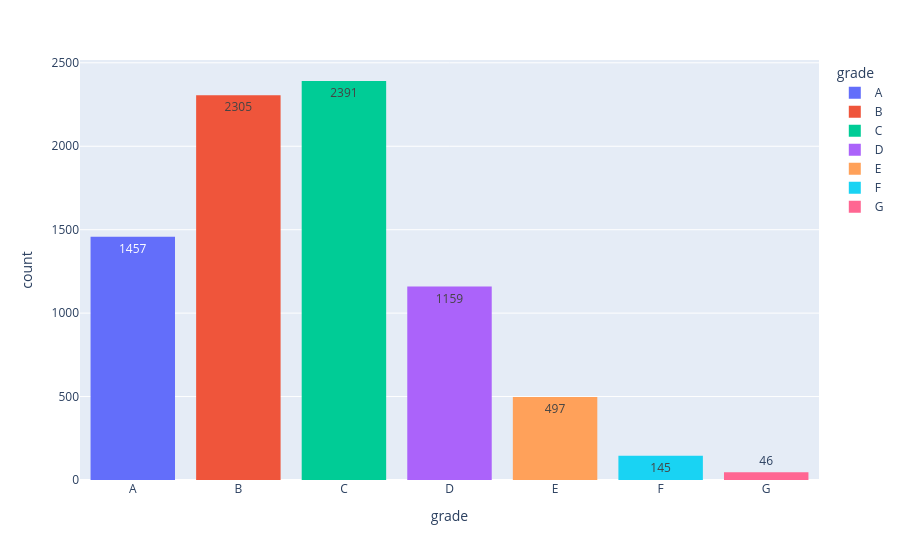

Notebook cell for this chart:
### Code cell
# Plot distribution of target class: grade
fig_grade = px.histogram(
    loan_train_df,
    x="grade",
    color="grade",
    category_orders={"grade": sorted(df_loan["grade"].unique())},
    text_auto=True
)
fig_grade.show()

### Figure 1 — Plotly figure (JSON) as saved in the notebook; plotly's stock layout.template omitted (floating-point values rounded to 4 significant figures; data arrays with more than 128 entries replaced by an {"elided": "..."} marker saying what was removed)
{"data": [{"bingroup": "x", "hovertemplate": "grade=%{x}<br>count=%{y}<extra></extra>", "legendgroup": "A", "marker": {"color": "#636efa", "pattern": {"shape": ""}}, "name": "A", "orientation": "v", "showlegend": true, "texttemplate": "%{value}", "type": "histogram", "x": {"elided": "1457 str values"}, "xaxis": "x", "yaxis": "y"}, {"bingroup": "x", "hovertemplate": "grade=%{x}<br>count=%{y}<extra></extra>", "legendgroup": "B", "marker": {"color": "#EF553B", "pattern": {"shape": ""}}, "name": "B", "orientation": "v", "showlegend": true, "texttemplate": "%{value}", "type": "histogram", "x": {"elided": "2305 str values"}, "xaxis": "x", "yaxis": "y"}, {"bingroup": "x", "hovertemplate": "grade=%{x}<br>count=%{y}<extra></extra>", "legendgroup": "C", "marker": {"color": "#00cc96", "pattern": {"shape": ""}}, "name": "C", "orientation": "v", "showlegend": true, "texttemplate": "%{value}", "type": "histogram", "x": {"elided": "2391 str values"}, "xaxis": "x", "yaxis": "y"}, {"bingroup": "x", "hovertemplate": "grade=%{x}<br>count=%{y}<extra></extra>", "legendgroup": "D", "marker": {"color": "#ab63fa", "pattern": {"shape": ""}}, "name": "D", "orientation": "v", "showlegend": true, "texttemplate": "%{value}", "type": "histogram", "x": {"elided": "1159 str values"}, "xaxis": "x", "yaxis": "y"}, {"bingroup": "x", "hovertemplate": "grade=%{x}<br>count=%{y}<extra></extra>", "legendgroup": "E", "marker": {"color": "#FFA15A", "pattern": {"shape": ""}}, "name": "E", "orientation": "v", "showlegend": true, "texttemplate": "%{value}", "type": "histogram", "x": {"elided": "497 str values"}, "xaxis": "x", "yaxis": "y"}, {"bingroup": "x", "hovertemplate": "grade=%{x}<br>count=%{y}<extra></extra>", "legendgroup": "F", "marker": {"color": "#19d3f3", "pattern": {"shape": ""}}, "name": "F", "orientation": "v", "showlegend": true, "texttemplate": "%{value}", "type": "histogram", "x": {"elided": "145 str values"}, "xaxis": "x", "yaxis": "y"}, {"bingroup": "x", "hovertemplate": "grade=%{x}<br>count=%{y}<extra></extra>", "legendgroup": "G", "marker": {"color": "#FF6692", "pattern": {"shape": ""}}, "name": "G", "orientation": "v", "showlegend": true, "texttemplate": "%{value}", "type": "histogram", "x": ["G", "G", "G", "G", "G", "G", "G", "G", "G", "G", "G", "G", "G", "G", "G", "G", "G", "G", "G", "G", "G", "G", "G", "G", "G", "G", "G", "G", "G", "G", "G", "G", "G", "G", "G", "G", "G", "G", "G", "G", "G", "G", "G", "G", "G", "G"], "xaxis": "x", "yaxis": "y"}], "layout": {"barmode": "relative", "legend": {"title": {"text": "grade"}, "tracegroupgap": 0}, "margin": {"t": 60}, "xaxis": {"anchor": "y", "categoryarray": ["A", "B", "C", "D", "E", "F", "G"], "categoryorder": "array", "domain": [0, 1], "title": {"text": "grade"}}, "yaxis": {"anchor": "x", "domain": [0, 1], "title": {"text": "count"}}}}
